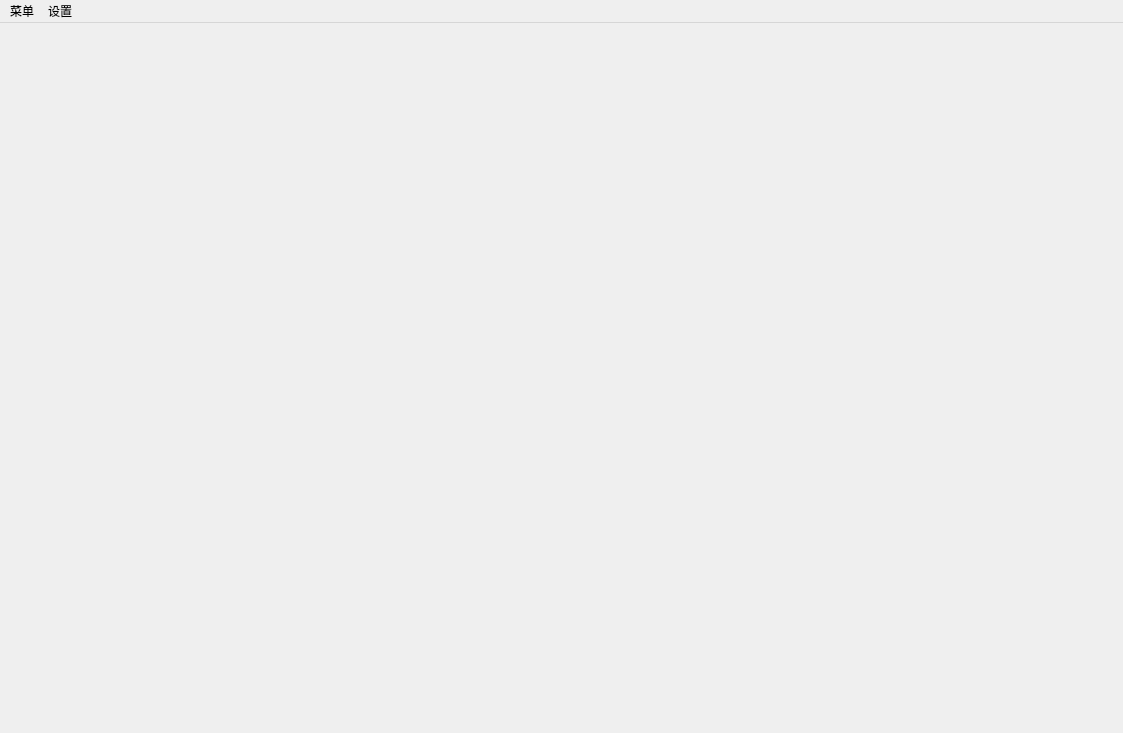
<?xml version="1.0" encoding="UTF-8"?>
<ui version="4.0">
 <class>TerminalProjectClass</class>
 <widget class="QMainWindow" name="TerminalProjectClass">
  <property name="geometry">
   <rect>
    <x>0</x>
    <y>0</y>
    <width>1123</width>
    <height>733</height>
   </rect>
  </property>
  <property name="mouseTracking">
   <bool>true</bool>
  </property>
  <property name="tabletTracking">
   <bool>true</bool>
  </property>
  <property name="focusPolicy">
   <enum>Qt::ClickFocus</enum>
  </property>
  <property name="windowTitle">
   <string>TerminalProject</string>
  </property>
  <widget class="Map" name="centralWidget">
   <property name="mouseTracking">
    <bool>true</bool>
   </property>
   <property name="tabletTracking">
    <bool>true</bool>
   </property>
   <property name="focusPolicy">
    <enum>Qt::StrongFocus</enum>
   </property>
  </widget>
  <widget class="QMenuBar" name="menuBar">
   <property name="geometry">
    <rect>
     <x>0</x>
     <y>0</y>
     <width>1123</width>
     <height>26</height>
    </rect>
   </property>
   <widget class="QMenu" name="menu1">
    <property name="title">
     <string>菜单</string>
    </property>
    <addaction name="action_generaotr"/>
   </widget>
   <widget class="QMenu" name="menu">
    <property name="title">
     <string>设置</string>
    </property>
    <addaction name="action_switch"/>
   </widget>
   <addaction name="menu1"/>
   <addaction name="menu"/>
  </widget>
  <action name="action_generaotr">
   <property name="checkable">
    <bool>false</bool>
   </property>
   <property name="text">
    <string>事件生成</string>
   </property>
  </action>
  <action name="action_switch">
   <property name="checkable">
    <bool>true</bool>
   </property>
   <property name="checked">
    <bool>true</bool>
   </property>
   <property name="text">
    <string>显示运算过程</string>
   </property>
  </action>
 </widget>
 <layoutdefault spacing="6" margin="11"/>
 <customwidgets>
  <customwidget>
   <class>Map</class>
   <extends>QWidget</extends>
   <header location="global">map.h</header>
   <container>1</container>
  </customwidget>
 </customwidgets>
 <resources>
  <include location="TerminalProject.qrc"/>
 </resources>
 <connections/>
</ui>
